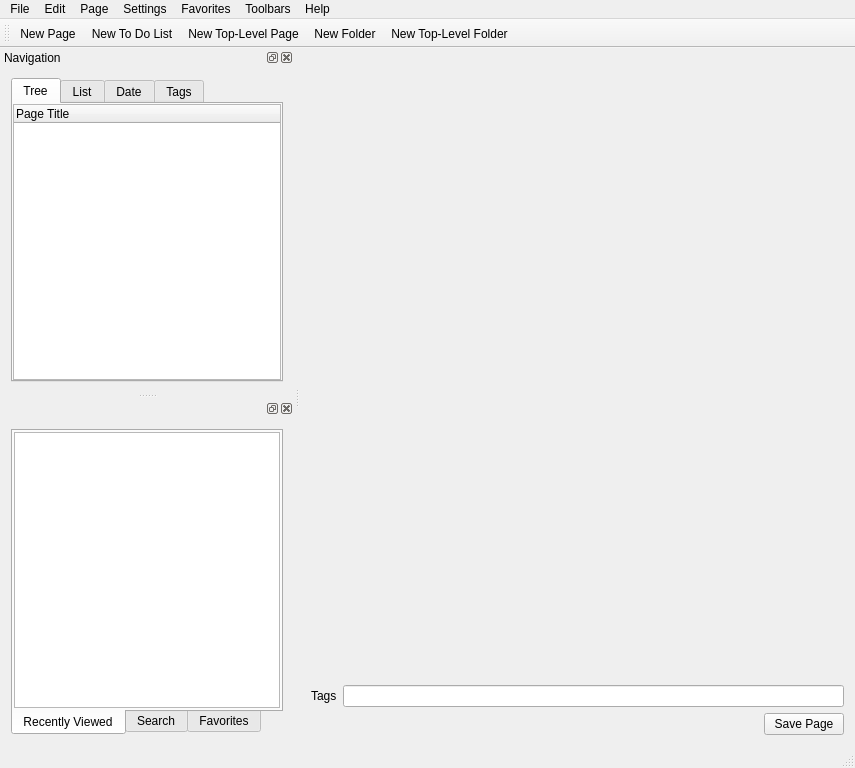
<?xml version="1.0" encoding="UTF-8"?>
<ui version="4.0">
 <class>NoteBookClass</class>
 <widget class="QMainWindow" name="NoteBookClass">
  <property name="geometry">
   <rect>
    <x>0</x>
    <y>0</y>
    <width>855</width>
    <height>768</height>
   </rect>
  </property>
  <property name="windowTitle">
   <string>NoteBook</string>
  </property>
  <property name="windowIcon">
   <iconset resource="notebook.qrc">
    <normaloff>:/NoteBook/NoteBook.ico</normaloff>:/NoteBook/NoteBook.ico</iconset>
  </property>
  <widget class="QWidget" name="centralWidget">
   <layout class="QVBoxLayout" name="verticalLayout">
    <item>
     <widget class="CTitleLabelWidget" name="titleLabelWidget" native="true"/>
    </item>
    <item>
     <widget class="QStackedWidget" name="editorStackedWidget">
      <property name="sizeIncrement">
       <size>
        <width>0</width>
        <height>1</height>
       </size>
      </property>
      <property name="currentIndex">
       <number>-1</number>
      </property>
     </widget>
    </item>
    <item>
     <layout class="QHBoxLayout" name="horizontalLayout">
      <item>
       <widget class="QLabel" name="label_5">
        <property name="text">
         <string>Tags</string>
        </property>
       </widget>
      </item>
      <item>
       <widget class="QLineEdit" name="tagsEdit"/>
      </item>
     </layout>
    </item>
    <item>
     <layout class="QHBoxLayout" name="horizontalLayout_2">
      <item>
       <widget class="QLabel" name="messageLabel">
        <property name="sizePolicy">
         <sizepolicy hsizetype="Preferred" vsizetype="Preferred">
          <horstretch>1</horstretch>
          <verstretch>0</verstretch>
         </sizepolicy>
        </property>
        <property name="text">
         <string/>
        </property>
       </widget>
      </item>
      <item>
       <widget class="QPushButton" name="savePageButton">
        <property name="toolTip">
         <string>Save Page (Ctrl+S)</string>
        </property>
        <property name="text">
         <string>Save Page</string>
        </property>
        <property name="shortcut">
         <string>Ctrl+S</string>
        </property>
       </widget>
      </item>
     </layout>
    </item>
   </layout>
  </widget>
  <widget class="QMenuBar" name="menuBar">
   <property name="geometry">
    <rect>
     <x>0</x>
     <y>0</y>
     <width>855</width>
     <height>21</height>
    </rect>
   </property>
   <widget class="QMenu" name="menuFile">
    <property name="title">
     <string>File</string>
    </property>
    <widget class="QMenu" name="menuImport">
     <property name="title">
      <string>Import...</string>
     </property>
     <addaction name="actionImportPage"/>
    </widget>
    <addaction name="actionNew_Notebook"/>
    <addaction name="actionOpen_Notebook"/>
    <addaction name="actionRecent_Notebooks"/>
    <addaction name="actionClose"/>
    <addaction name="separator"/>
    <addaction name="actionExport"/>
    <addaction name="separator"/>
    <addaction name="menuImport"/>
    <addaction name="separator"/>
    <addaction name="actionExit"/>
   </widget>
   <widget class="QMenu" name="menuEdit">
    <property name="title">
     <string>Edit</string>
    </property>
    <addaction name="actionCut"/>
    <addaction name="actionCopy"/>
    <addaction name="actionPaste"/>
   </widget>
   <widget class="QMenu" name="menuSettings">
    <property name="title">
     <string>Settings</string>
    </property>
    <addaction name="actionSettings"/>
   </widget>
   <widget class="QMenu" name="menuFavorites">
    <property name="title">
     <string>Favorites</string>
    </property>
    <addaction name="actionAdd_Page_to_Favorites"/>
   </widget>
   <widget class="QMenu" name="menuToolbars">
    <property name="title">
     <string>Toolbars</string>
    </property>
    <addaction name="actionNew_Toolbar"/>
   </widget>
   <widget class="QMenu" name="menuHelp">
    <property name="title">
     <string>Help</string>
    </property>
    <addaction name="actionAbout_NoteBook"/>
    <addaction name="actionAbout_Qt"/>
   </widget>
   <widget class="QMenu" name="menuPage">
    <property name="title">
     <string>Page</string>
    </property>
    <addaction name="actionNew_Page"/>
    <addaction name="separator"/>
    <addaction name="actionPage_Info"/>
   </widget>
   <addaction name="menuFile"/>
   <addaction name="menuEdit"/>
   <addaction name="menuPage"/>
   <addaction name="menuSettings"/>
   <addaction name="menuFavorites"/>
   <addaction name="menuToolbars"/>
   <addaction name="menuHelp"/>
  </widget>
  <widget class="QStatusBar" name="statusBar"/>
  <widget class="QDockWidget" name="navigationDockWidget">
   <property name="sizePolicy">
    <sizepolicy hsizetype="Preferred" vsizetype="Preferred">
     <horstretch>0</horstretch>
     <verstretch>0</verstretch>
    </sizepolicy>
   </property>
   <property name="minimumSize">
    <size>
     <width>280</width>
     <height>144</height>
    </size>
   </property>
   <property name="windowTitle">
    <string>Navigation</string>
   </property>
   <attribute name="dockWidgetArea">
    <number>1</number>
   </attribute>
   <widget class="QWidget" name="dockWidgetContents">
    <layout class="QVBoxLayout" name="verticalLayout_3">
     <item>
      <widget class="QTabWidget" name="navigationTabWidget">
       <property name="sizePolicy">
        <sizepolicy hsizetype="Expanding" vsizetype="Expanding">
         <horstretch>0</horstretch>
         <verstretch>1</verstretch>
        </sizepolicy>
       </property>
       <property name="currentIndex">
        <number>0</number>
       </property>
       <widget class="QWidget" name="treeTab">
        <attribute name="title">
         <string>Tree</string>
        </attribute>
        <layout class="QVBoxLayout" name="verticalLayout_4">
         <property name="spacing">
          <number>0</number>
         </property>
         <property name="leftMargin">
          <number>0</number>
         </property>
         <property name="topMargin">
          <number>0</number>
         </property>
         <property name="rightMargin">
          <number>0</number>
         </property>
         <property name="bottomMargin">
          <number>0</number>
         </property>
         <item>
          <widget class="CPageTree" name="pageTree">
           <column>
            <property name="text">
             <string>Page Title</string>
            </property>
           </column>
          </widget>
         </item>
        </layout>
       </widget>
       <widget class="QWidget" name="listTab">
        <attribute name="title">
         <string>List</string>
        </attribute>
        <layout class="QVBoxLayout" name="verticalLayout_5">
         <property name="spacing">
          <number>0</number>
         </property>
         <property name="leftMargin">
          <number>0</number>
         </property>
         <property name="topMargin">
          <number>0</number>
         </property>
         <property name="rightMargin">
          <number>0</number>
         </property>
         <property name="bottomMargin">
          <number>0</number>
         </property>
         <item>
          <widget class="CPageTitleList" name="pageTitleList">
           <property name="sortingEnabled">
            <bool>true</bool>
           </property>
          </widget>
         </item>
        </layout>
       </widget>
       <widget class="QWidget" name="dateTab">
        <attribute name="title">
         <string>Date</string>
        </attribute>
        <layout class="QVBoxLayout" name="verticalLayout_6">
         <property name="spacing">
          <number>0</number>
         </property>
         <property name="leftMargin">
          <number>0</number>
         </property>
         <property name="topMargin">
          <number>0</number>
         </property>
         <property name="rightMargin">
          <number>0</number>
         </property>
         <property name="bottomMargin">
          <number>0</number>
         </property>
         <item>
          <widget class="CDateTree" name="dateTree">
           <property name="sortingEnabled">
            <bool>false</bool>
           </property>
           <column>
            <property name="text">
             <string>Date</string>
            </property>
           </column>
          </widget>
         </item>
        </layout>
       </widget>
       <widget class="QWidget" name="tagsTab">
        <attribute name="title">
         <string>Tags</string>
        </attribute>
        <layout class="QVBoxLayout" name="verticalLayout_7">
         <property name="spacing">
          <number>0</number>
         </property>
         <property name="leftMargin">
          <number>0</number>
         </property>
         <property name="topMargin">
          <number>0</number>
         </property>
         <property name="rightMargin">
          <number>0</number>
         </property>
         <property name="bottomMargin">
          <number>0</number>
         </property>
         <item>
          <widget class="CTagList" name="tagList">
           <property name="sortingEnabled">
            <bool>true</bool>
           </property>
          </widget>
         </item>
        </layout>
       </widget>
      </widget>
     </item>
    </layout>
   </widget>
  </widget>
  <widget class="QDockWidget" name="recentlyViewedDockWidget">
   <property name="minimumSize">
    <size>
     <width>294</width>
     <height>146</height>
    </size>
   </property>
   <property name="windowTitle">
    <string/>
   </property>
   <attribute name="dockWidgetArea">
    <number>1</number>
   </attribute>
   <widget class="QWidget" name="dockWidgetContents_3">
    <layout class="QVBoxLayout" name="verticalLayout_2">
     <item>
      <widget class="QTabWidget" name="auxNavigationTabWidget">
       <property name="minimumSize">
        <size>
         <width>0</width>
         <height>0</height>
        </size>
       </property>
       <property name="tabPosition">
        <enum>QTabWidget::South</enum>
       </property>
       <property name="currentIndex">
        <number>0</number>
       </property>
       <widget class="QWidget" name="pageHistoryTab">
        <attribute name="title">
         <string>Recently Viewed</string>
        </attribute>
        <layout class="QVBoxLayout" name="verticalLayout_8">
         <property name="spacing">
          <number>1</number>
         </property>
         <property name="leftMargin">
          <number>1</number>
         </property>
         <property name="topMargin">
          <number>1</number>
         </property>
         <property name="rightMargin">
          <number>1</number>
         </property>
         <property name="bottomMargin">
          <number>1</number>
         </property>
         <item>
          <widget class="CPageHistoryWidget" name="recentlyViewedList"/>
         </item>
        </layout>
       </widget>
       <widget class="QWidget" name="searchTab">
        <attribute name="title">
         <string>Search</string>
        </attribute>
        <layout class="QVBoxLayout" name="verticalLayout_9">
         <property name="spacing">
          <number>1</number>
         </property>
         <property name="leftMargin">
          <number>1</number>
         </property>
         <property name="topMargin">
          <number>1</number>
         </property>
         <property name="rightMargin">
          <number>1</number>
         </property>
         <property name="bottomMargin">
          <number>1</number>
         </property>
         <item>
          <widget class="CSearchWidget" name="searchWidget" native="true"/>
         </item>
        </layout>
       </widget>
       <widget class="QWidget" name="favoritesTab">
        <attribute name="title">
         <string>Favorites</string>
        </attribute>
        <layout class="QVBoxLayout" name="verticalLayout_10">
         <property name="spacing">
          <number>1</number>
         </property>
         <property name="leftMargin">
          <number>1</number>
         </property>
         <property name="topMargin">
          <number>1</number>
         </property>
         <property name="rightMargin">
          <number>1</number>
         </property>
         <property name="bottomMargin">
          <number>1</number>
         </property>
         <item>
          <widget class="CFavoritesWidget" name="favoritesWidget" native="true"/>
         </item>
        </layout>
       </widget>
      </widget>
     </item>
    </layout>
   </widget>
  </widget>
  <widget class="QToolBar" name="toolBar">
   <property name="windowTitle">
    <string>toolBar</string>
   </property>
   <attribute name="toolBarArea">
    <enum>TopToolBarArea</enum>
   </attribute>
   <attribute name="toolBarBreak">
    <bool>false</bool>
   </attribute>
   <addaction name="actionNew_Page"/>
   <addaction name="actionNew_To_Do_List"/>
   <addaction name="actionNew_Top_Level_Page"/>
   <addaction name="actionNew_Folder"/>
   <addaction name="actionNew_Top_Level_Folder"/>
  </widget>
  <action name="actionExit">
   <property name="text">
    <string>Exit</string>
   </property>
  </action>
  <action name="actionCut">
   <property name="text">
    <string>Cut</string>
   </property>
  </action>
  <action name="actionCopy">
   <property name="text">
    <string>Copy</string>
   </property>
  </action>
  <action name="actionPaste">
   <property name="text">
    <string>Paste</string>
   </property>
  </action>
  <action name="actionAbout_NoteBook">
   <property name="text">
    <string>About NoteBook...</string>
   </property>
  </action>
  <action name="actionNew_Toolbar">
   <property name="text">
    <string>New Toolbar...</string>
   </property>
  </action>
  <action name="actionAdd_Page_to_Favorites">
   <property name="text">
    <string>Add Page to Favorites</string>
   </property>
  </action>
  <action name="actionSettings">
   <property name="text">
    <string>Settings...</string>
   </property>
  </action>
  <action name="actionNew_Notebook">
   <property name="text">
    <string>New Notebook...</string>
   </property>
  </action>
  <action name="actionOpen_Notebook">
   <property name="text">
    <string>Open Noteboook...</string>
   </property>
  </action>
  <action name="actionClose">
   <property name="text">
    <string>Close</string>
   </property>
  </action>
  <action name="actionNew_Page">
   <property name="text">
    <string>New Page</string>
   </property>
  </action>
  <action name="actionImport_TiddlyWiki">
   <property name="text">
    <string>Import TiddlyWiki...</string>
   </property>
  </action>
  <action name="actionPage_Info">
   <property name="text">
    <string>Page Info...</string>
   </property>
  </action>
  <action name="actionRecent_Notebooks">
   <property name="text">
    <string>Recent Notebooks</string>
   </property>
  </action>
  <action name="actionNew_Folder">
   <property name="text">
    <string>New Folder</string>
   </property>
  </action>
  <action name="actionNew_Top_Level_Page">
   <property name="text">
    <string>New Top-Level Page</string>
   </property>
  </action>
  <action name="actionNew_Top_Level_Folder">
   <property name="text">
    <string>New Top-Level Folder</string>
   </property>
  </action>
  <action name="actionAbout_Qt">
   <property name="text">
    <string>About Qt...</string>
   </property>
  </action>
  <action name="actionExport">
   <property name="text">
    <string>Export...</string>
   </property>
  </action>
  <action name="actionImportPage">
   <property name="text">
    <string>Page...</string>
   </property>
  </action>
  <action name="actionNew_To_Do_List">
   <property name="text">
    <string>New To Do List</string>
   </property>
   <property name="toolTip">
    <string>Create a new To Do list</string>
   </property>
  </action>
 </widget>
 <layoutdefault spacing="6" margin="11"/>
 <customwidgets>
  <customwidget>
   <class>CPageTree</class>
   <extends>QTreeWidget</extends>
   <header>PageTree.h</header>
  </customwidget>
  <customwidget>
   <class>CDateTree</class>
   <extends>QTreeWidget</extends>
   <header>DateTree.h</header>
  </customwidget>
  <customwidget>
   <class>CPageTitleList</class>
   <extends>QListWidget</extends>
   <header>PageTitleList.h</header>
  </customwidget>
  <customwidget>
   <class>CTagList</class>
   <extends>QListWidget</extends>
   <header>TagList.h</header>
  </customwidget>
  <customwidget>
   <class>CPageHistoryWidget</class>
   <extends>QListWidget</extends>
   <header>PageHistoryWidget.h</header>
  </customwidget>
  <customwidget>
   <class>CSearchWidget</class>
   <extends>QWidget</extends>
   <header>SearchWidget.h</header>
   <container>1</container>
  </customwidget>
  <customwidget>
   <class>CFavoritesWidget</class>
   <extends>QWidget</extends>
   <header>FavoritesWidget.h</header>
   <container>1</container>
  </customwidget>
  <customwidget>
   <class>CTitleLabelWidget</class>
   <extends>QWidget</extends>
   <header>TitleLabelWidget.h</header>
   <container>1</container>
  </customwidget>
 </customwidgets>
 <resources>
  <include location="notebook.qrc"/>
 </resources>
 <connections>
  <connection>
   <sender>actionExit</sender>
   <signal>triggered()</signal>
   <receiver>NoteBookClass</receiver>
   <slot>close()</slot>
   <hints>
    <hint type="sourcelabel">
     <x>-1</x>
     <y>-1</y>
    </hint>
    <hint type="destinationlabel">
     <x>427</x>
     <y>383</y>
    </hint>
   </hints>
  </connection>
 </connections>
</ui>
